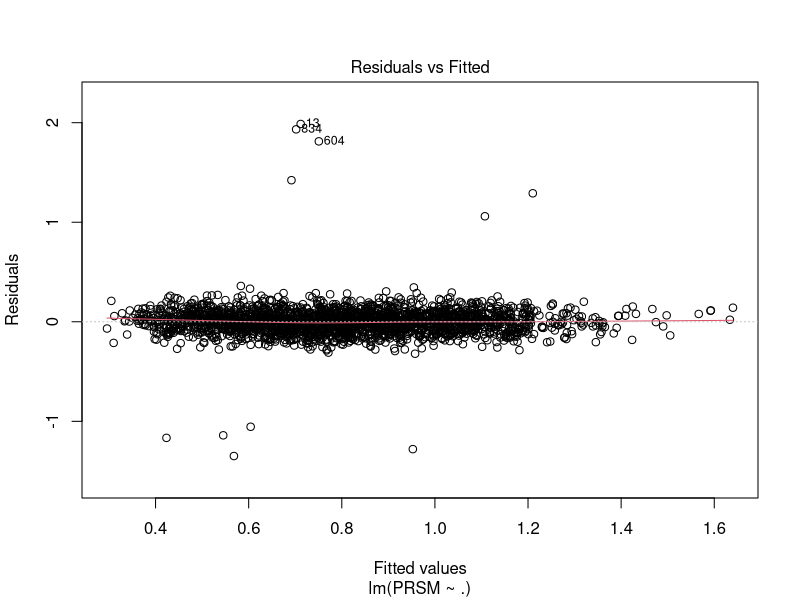
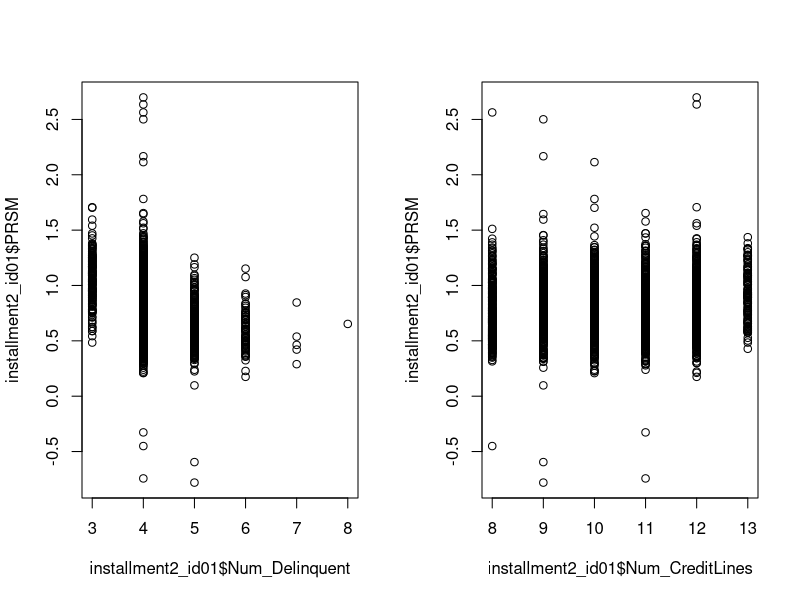
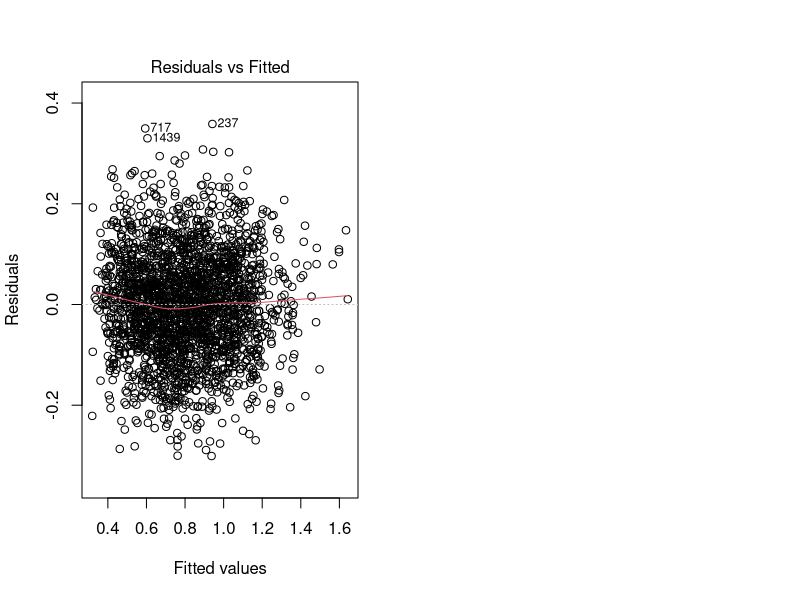

R code for these plots, in order: (Note: this script raises an error after producing the figures.)
## ---- chunk 1
#| label: setup
#| echo: false
#| warning: false

library(dplyr)
options(scipen = 999)
## ---- chunk 2
installment2_id01 <- read.csv("installment2_id01.csv")
str(installment2_id01)
summary(installment2_id01)

# make NAICS, WomanOwned, FICO categorical variables
# add the chance of delinquency
installment2_id01 = installment2_id01 %>%
  mutate(NAICS = as.factor(NAICS),
         WomanOwned = as.factor(WomanOwned),
         FICO = case_when(
           (300 <= FICO)&(FICO <= 579) ~ "Poor",
           (580 <= FICO)&(FICO <= 669) ~ "Fair",
           (670 <= FICO)&(FICO <= 739) ~ "Good",
           (740 <= FICO)&(FICO <= 799) ~ "Very Good",
           (800 <= FICO)&(FICO <= 850) ~ "Excellent",
         ),
         p_delinquent = Num_Delinquent/Num_CreditLines)

model = lm(PRSM ~. , data = installment2_id01)
installment2_id01$residual=residuals(model)

plot(model,1) # observed 11 outliers whose residuals >= 1 or <= -1



table(installment2_id01$FICO)

table(installment2_id01$NAICS)

par(mfrow=c(1,2))
plot(installment2_id01$Num_Delinquent, installment2_id01$PRSM)
plot(installment2_id01$Num_CreditLines, installment2_id01$PRSM)

## ---- chunk 3
# remove 11 outliers observed in the plot (abs(residual)>=1)
installment2_id01_clean = installment2_id01 %>% 
  filter(abs(residual)<=1) %>% 
  select(-residual)# clean data (use this!!)

model_clean = lm(PRSM ~. , data = installment2_id01_clean) 

plot(model_clean,1)

## ---- chunk 4
str(installment2_id01)
fullmodel <- lm(PRSM ~ ., data = installment2_id01)
summary(fullmodel)

stepmodel <- step(fullmodel)
summary(stepmodel)

stress_model <- lm(PRSM ~ Stress, data = installment2_id01)
summary(stress_model)

library(glmnet)
cv_lasso <- cv.glmnet(x = installment2_id01[,-c(1)], y = installment2_id01[,c(1)], alpha = 1, nfolds = 10)
## ---- chunk 5
#plot(installment2_id01[,c("PRSM", "TotalAmtOwed", "Volume",
#                          "Stress", "Num_Delinquent", "Num_CreditLines",
#                          "Months")])
#plot(log(installment2_id01$Months), installment2_id01$PRSM)
#plot(installment2_id01$NAICS, as.numeric(installment2_id01$PRSM))
#plot(fullmodel)
# y: assumptions on residuals. cant compare AIC etc
# x: linearity, outlier
constant <- abs(min(installment2_id01$PRSM)) + 0.01
fullmodel_shifted <- lm(PRSM + constant ~ ., data = installment2_id01)
summary(fullmodel_shifted)
library(MASS)
# maybe try log
hist(installment2_id01$PRSM)
hist(fullmodel$residuals)
boxcox(fullmodel_shifted, lambda = seq(-2, 2, 0.1))
library(car)
#crPlots(fullmodel)
#boxTidwell(PRSM + constant ~ TotalAmtOwed + Volume + Stress,
#           data = installment2_id01)
#plot(installment2_id01$PRSM, installment2_id01$FICO)
transformedmodel <- lm(PRSM ~ TotalAmtOwed + Volume + FICO + Stress,
           data = installment2_id01)
summary(transformedmodel)
